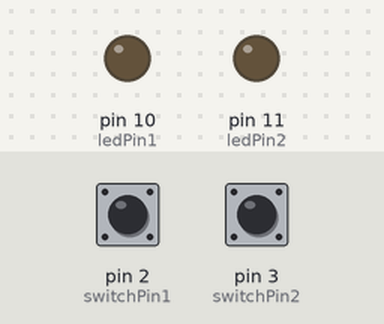
Recording of a sketch running on a simulated Arduino Uno, built with avr-gcc and run on an emulated ATmega328P. On the bench: output pins drawn as LEDs (lit = HIGH). The test bench sets the inputs (shaded band); at power-on: pin 2 (switchPin1) HIGH, pin 3 (switchPin2) HIGH.

Above: at 1.2 s.
1.3 s: pin 2 (switchPin1) pulled LOW for 0.15 s
At 2.1 s:
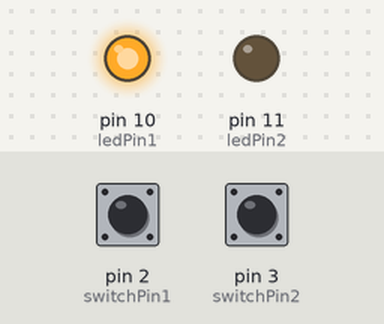
2.9 s: pin 3 (switchPin2) pulled LOW for 0.15 s
At 2.97 s:
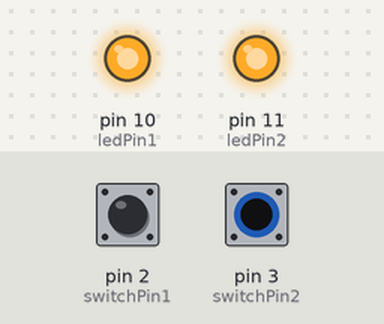
4.5 s: pin 3 (switchPin2) pulled LOW for 3.2 s
At 8.7 s:
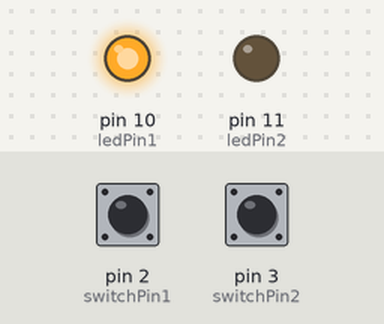
9.2 s: pin 2 (switchPin1) pulled LOW for 1 s
At 10.6 s:
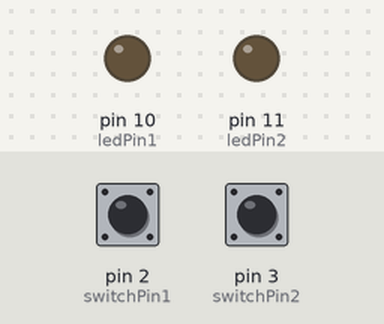
11.7 s: pin 3 (switchPin2) pulled LOW for 1 s
At 12.5 s:
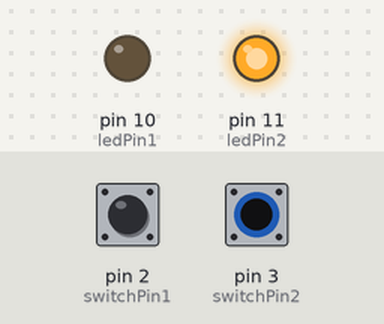
Timing chart, 0 to 14.7 s (numbered marks = the images above; inputs shaded):
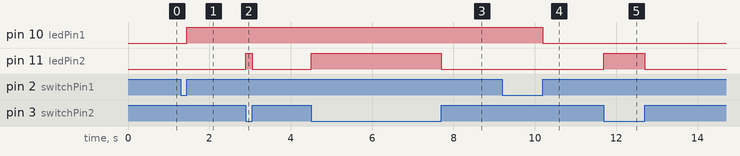

Measured:
- after the input at 1.3 s, pin 10 (ledPin1): LOW → HIGH after 0.15 s
- after the input at 2.9 s, pin 11 (ledPin2): LOW → HIGH at once, → LOW 0.15 s later
- after the input at 4.5 s, pin 11 (ledPin2): LOW → HIGH at once, → LOW 3.2 s later
- after the input at 9.2 s, pin 10 (ledPin1): HIGH → LOW after 1.0 s
- after the input at 11.7 s, pin 11 (ledPin2): LOW → HIGH at once, → LOW 1.0 s later

The sketch:

Latch_and_Switch_Button.ino
```cpp
/*
  "GizDuino Starter Kit"

  LATCH AND SWITCH BUTTON sample codes

  STEP 1: Construct the circuit of GizDuino Latch and Switch button.
  STEP 2: Connect the USB Cable to your computer.
  STEP 3: Open the Arduino IDE.
  STEP 4: Open the Latch and Switch Button Sample code from GizDuino Starter kit code.
  STEP 5: Then, click Upload.

  This sample code has two function button.
  Button 1 :  Latch switch, once you press the button it will
               stay turn ON, press it again it will OFF.
  Button 2 :  Button switch, once you press it will turn ON and
              when you realesed turn OFF.


*/
//givenname for digtal pins.
int ledPin1 = 10;
int ledPin2 = 11;
int switchPin1 = 2;
int switchPin2 = 3;
int switch_state = 0;
int switch_state1 = 0;
int LEDstate = 0;
// the setting up of pins.
void setup(){
    // initialize the digital pins as an output.
  pinMode(ledPin1, OUTPUT);
  pinMode(ledPin2, OUTPUT);
  pinMode(switchPin1, INPUT);
  pinMode(switchPin2, INPUT);
  digitalWrite(ledPin1, LOW);
}
// the loop is where your program runs repeatedly.
void loop(){
  switch_state = digitalRead(switchPin1);  // reading the digital pins
  switch_state1 = digitalRead(switchPin2);

  if (switch_state == 0) {             // button pressed
    while (digitalRead(switchPin1) == 0);
    switch (LEDstate) {
      case 0:                          // if LED is off, turn on
        digitalWrite(ledPin1, HIGH);
        LEDstate = 1;
      break;
      case 1:                          // if LED is on, turn off
        digitalWrite(ledPin1, LOW);
        LEDstate = 0;
      break;
    }
  }
  if (switch_state1 == 0) {  // if button is LOW, LED is ON
  digitalWrite (ledPin2, HIGH);
  }
  if (switch_state1 == 1) {   // if button is HIGH, LED is OFF
    digitalWrite (ledPin2, LOW);
  }
}
```
